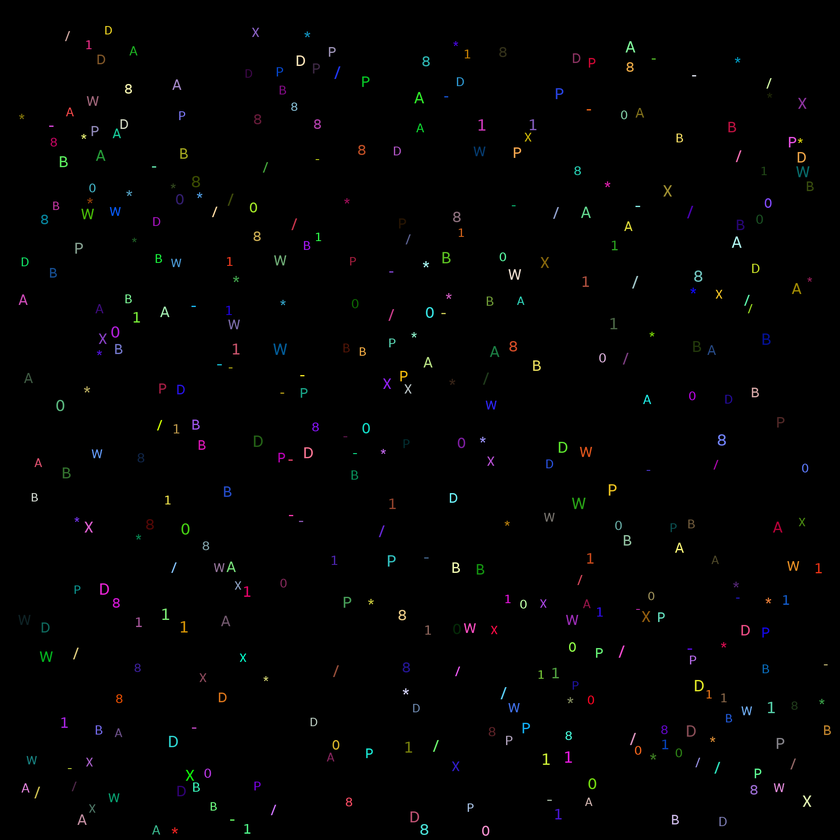
#> input picture alphabet/symbols.png, 840 x 840 px, shrunk from 2000 x 2000 before the run
$ python main.py
#> lines starting #> are read from the running program, lines starting #| are printed output that depends on the picture; after the words box and inside, x2 and y2 are one past the last pixel; in counts of white or black regions, pixels touching at a corner belong together; long printed decimals are rounded
import matplotlib.pyplot as plt
from pathlib import Path
import numpy as np

from skimage import draw

from skimage.measure import label,regionprops

from skimage.filters import threshold_otsu

from collections import defaultdict

def filling_factor(arr):
    return np.sum(arr)/arr.size


def has_vline(arr,width=1):
    return width<=np.sum(arr.mean(0)==1)


def count_holes(region):
    labeled=label(np.logical_not(region))
    regions=regionprops(labeled)
    holes=0
    for region in regions:
        flag=1
        coords=np.where(labeled==region.label)
        for y,x in zip(*coords):
            if y==0 or x==0 or y==labeled.shape[0]-1 or  x==labeled.shape[1]-1:
                flag=0
        holes+=flag
    return holes

def recognize(region):
    if filling_factor(region.image)==1.0:
        return '-'
    else:
        holes=count_holes(region.image)
        if holes==2:#8 B
            if has_vline(region.image,3):
                return "B"
            else:
                return"8"
        elif holes==1:#A 0
            ny,nx=region.local_centroid[0]/region.image.shape[0],region.local_centroid[1]/region.image.shape[1]
            print(ny/nx)
            if np.isclose(ny,nx,0.092):
                if has_vline(region.image,3):
                    return "P"
                return "0"


            else:
                if has_vline(region.image,3):
                    return "D"


                return "A"
        else:
            if has_vline(region.image):
                return "1"
            else: #W, X ,*,/
                framed=region.image.copy()

                framed[0,:]=1
                framed[-1,:]=1
                framed[:,0]=1
                framed[:,-1]=1
                holes=count_holes(framed)
                if region.eccentricity<0.4:
                    return"*"
                match holes:
                    case 2: return "/"
                    case 4: return "X"
                    case _: return "W"

    return "_"


def hist(arr):
    result=np.zeros(256)
    for y in range(arr.shape[0]):
        for x in range(arr.shape[1]):
            result[arr[y,x]]+=1

    return result

image=plt.imread("symbols.png").mean(2)
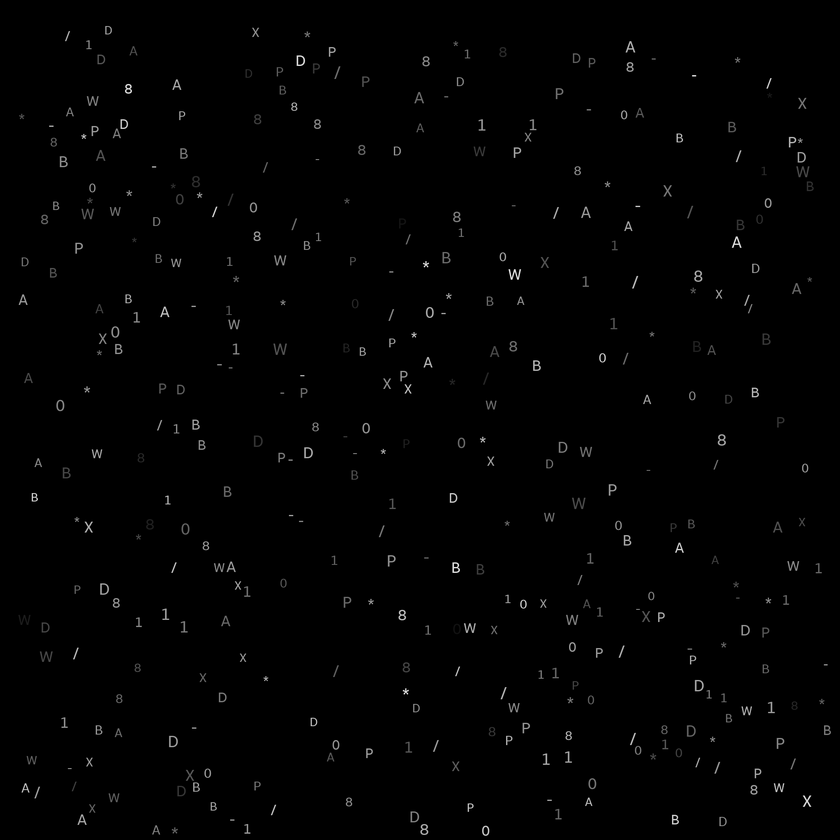
#> image: shape (840, 840) float32; min 0, max 0.988, mean 0.00775

image[image>0]=1
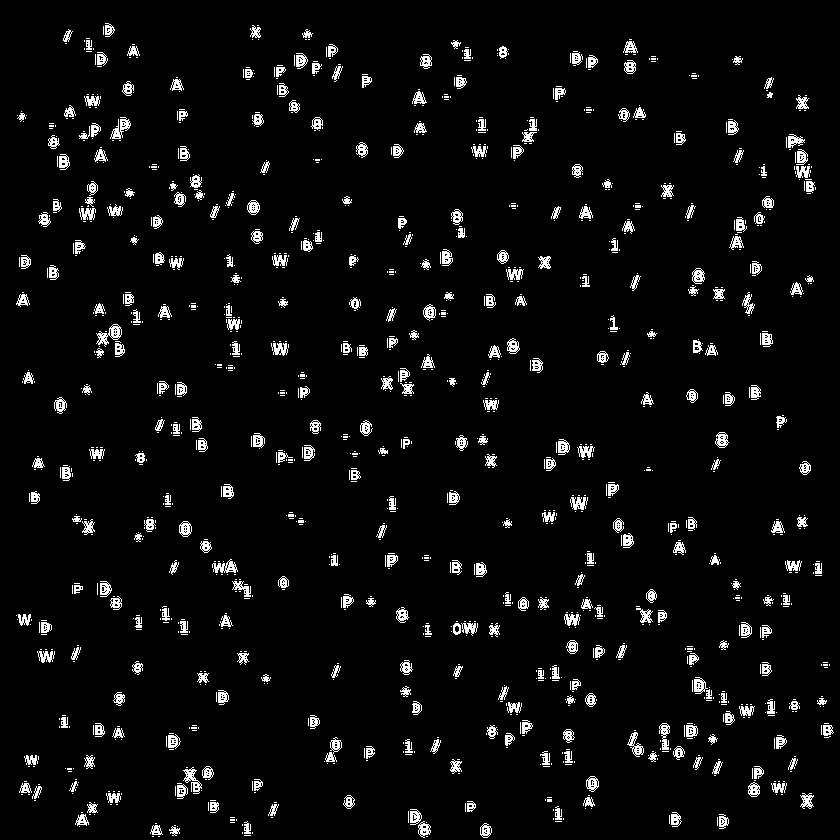
#> image: shape (840, 840) float32; values 0 (black) and 1 (white), 4.6% white in thin lines or dots

regions=regionprops(label(image))
#> regions = 1354 regions; largest, box (x1, y1, x2, y2) and area: (96, 324, 122, 347) 225, (183, 767, 202, 794) 197, (110, 117, 131, 139) 195, (212, 559, 238, 573) 185, (325, 737, 342, 762) 168

symbols=len(regions)
#> symbols = 1354

result=defaultdict(lambda:0)

for i,region in enumerate(regions):
    symbol=recognize(region)
    result[symbol]+=1
#> this loop made 1354 passes
#| 1.342
#| 1.087
#| 1.101
#| 1.319
#| 0.9919
#| 1.237
#| 1.090
#| 0.9053
#> (further printed lines are left out)
#> after the loop, result = 12 items


print(result)
#> (printed output is left out)
